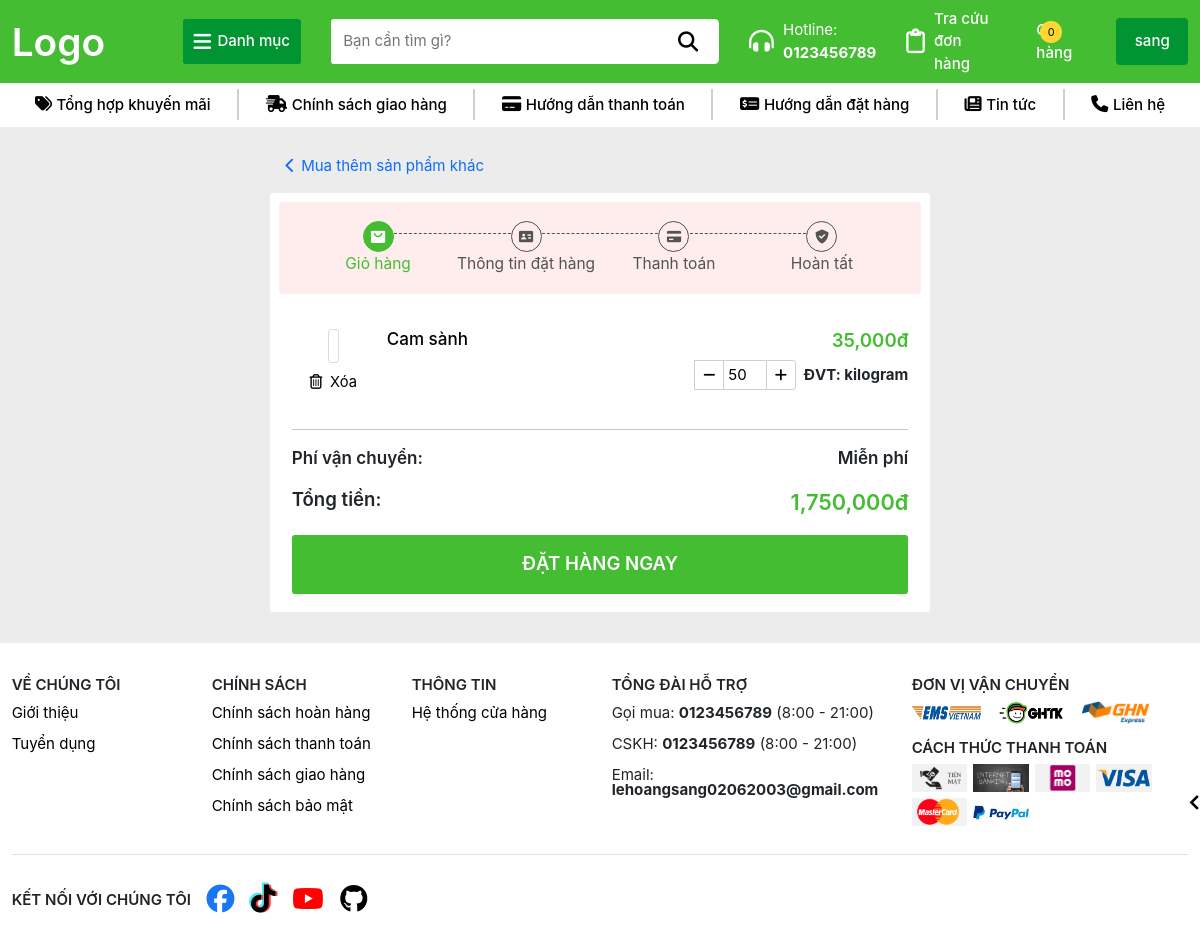
Before: /giohang/ (signed in) with the older database file.
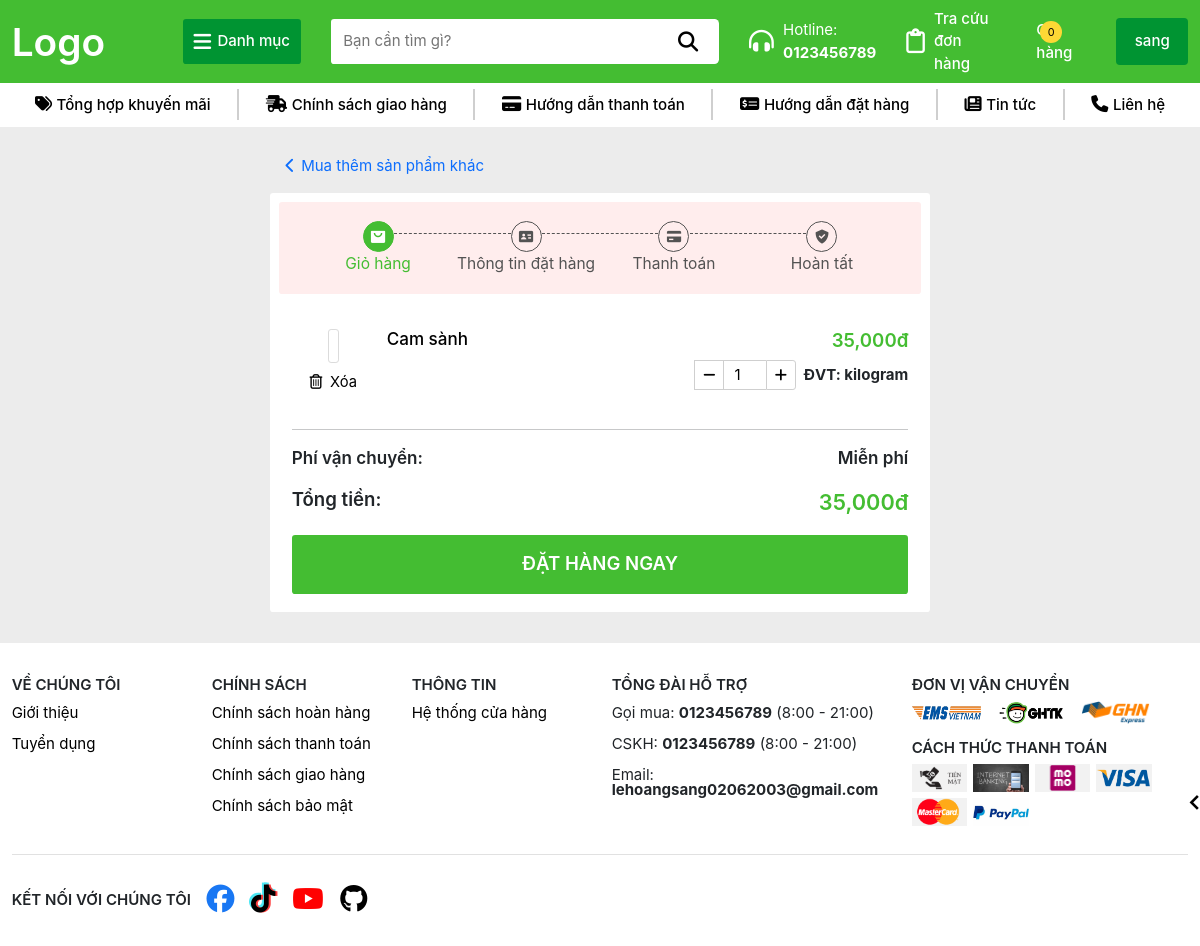
After: the same page with the newer database file.
### TraiCay/models.py (models this page shows, shortened)
class GioHang(models.Model):
    user = models.ForeignKey(User, on_delete=models.CASCADE, null=False)
    SanPham = models.ForeignKey(SanPham, on_delete=models.CASCADE, null=False)
    SoLuong = models.IntegerField(default=0, null=False)

class SanPham(models.Model):
    MaSP = models.CharField(max_length=10, primary_key=True)
    MaLoai = models.ForeignKey(Loai, on_delete=models.SET_NULL, null=True)
    TenSP = models.CharField(max_length=100, unique=True)
    DonGia = models.DecimalField(max_digits=10, decimal_places=2)
    MoTa = models.TextField()
    def HinhAnh(self):
        hinhanhsp = self.hinhanhsp_set.first()
        return hinhanhsp.HinhAnh if hinhanhsp else None
    def TonKho(self):
        return sum([chitiet.SoLuongTon for chitiet in self.chitietkho_set.all()])

### TraiCay/views.py (the view, shortened to what this page needs)
# urls.py: path('giohang/', views.giohang, name='GioHang'),
def giohang(request):
    user = request.user
    if user and user.is_authenticated:
        giohang = GioHang.objects.filter(user = user)
        for gh in giohang:
            if gh.SanPham.TonKho() <= 0:
                gh.delete()
        giohang = GioHang.objects.filter(user = user)
        total = sum([gh.SanPham.DonGia * gh.SoLuong for gh in giohang])
        try:
            kh = KhachHang.objects.get(user=user)
            return render(request, 'giohang.html', {'Cart': giohang, 'TongTien': total, 'KH': kh})
        except Exception:
            pass
        return render(request, 'giohang.html', {'Cart': giohang, 'TongTien': total})
    return render(request, 'giohang.html')

### TraiCay/templates/giohang.html (shortened to what the changed rows need)
{% extends 'layout/base.html' %}
{% block content %}
    {% load static %}
    {% load humanize %}
    <section class="cart-wrapper">
        <div class="container-fluid">
            <div class="cart-main">
                {% if Cart %}
                    <div class="cart-info d-none form-current" id="cart-info-box">
                        <div class="cart-products-wrapper">
                            {% for cart in Cart %}
                                <div class="cart-product-box d-flex">
                                    <div class="cart-product-left d-flex flex-column align-items-center gap-2">
                                        <a href="/sanpham/{{cart.SanPham.MaSP}}">
                                            <div class="cart-img">
                                            </div>
                                        </a>
                                        <a href="javascript:void(0)" data-product="{{cart.SanPham.MaSP}}" class="delete-cart-item d-flex gap-2 align-items-center">
                                            <i class="fa-regular fa-trash-can"></i>
                                            <span>Xóa</span>
                                        </a>
                                    </div>
                                    <div class="cart-product-right d-flex justify-content-between">
                                        <div class="cart-product-name">
                                            <a href="/sanpham/{{cart.SanPham.MaSP}}">
                                                <h5>{{cart.SanPham.TenSP}}</h5>
                                            </a>
                                        </div>
                                        <div class="cart-product-price-quantity">
                                            <div class="cart-product-price">
                                                <h5>{{cart.SanPham.DonGia|floatformat:"0"|intcomma}}đ</h5>
                                            </div>
                                            <div class="cart-product-quantity">
                                                <button type="button" class="update-quantity decrease-quantity"
                                                        data-product-btn="{{cart.SanPham.MaSP}}" data-update="decrease">
                                                    <i class="fa-solid fa-minus"></i>
                                                </button>
                                                <input type="number" name="quantity" value="{{cart.SoLuong}}" data-product="{{cart.SanPham.MaSP}}" min="1" />
                                                <button type="button" class="update-quantity increase-quantity"
                                                        data-product-btn="{{cart.SanPham.MaSP}}" data-update="increase">
                                                    <i class="fa-solid fa-plus"></i>
                                                </button>
                                                <strong class="ms-2 d-flex align-items-center">ĐVT: kilogram</strong>
                                            </div>
                                        </div>
                                    </div>
                                </div>
                            {% endfor %}
                        </div>
                        <hr class="cart-hr" />
                        <div class="cart-product-total d-flex flex-column gap-3">
                            <div class="summary-shipping">
                                <span class="s-shipping-title">Phí vận chuyển: </span>
                                <span class="ship-price">Miễn phí</span>
                            </div>
                            <div class="summary-price">
                                <span class="s-price-title">Tổng tiền: </span>
                                <span class="total-price">{{TongTien|floatformat:"0"|intcomma}}đ</span>
                            </div>
                            {% if user.is_authenticated %}
                                <button class="summary-action cart-summary-btn" onclick="window.location.href='#cart-order-box'">
                                    ĐẶT HÀNG NGAY
                                </button>
                            {% else %}
                                <button class="summary-action not-logged-in">
                                    ĐẶT HÀNG NGAY
                                </button>
                            {% endif %}
                        </div>
                    </div>
                {% endif %}
            </div>
        </div>
    </section>
{% endblock %}

Changed rows visible on the page:
changed GioHang "Cam sành": quantity "50" → "1"
Other visible differences:
{{ TongTien|floatformat:"0"|intcomma }}: "1,750,000" → "35,000"
